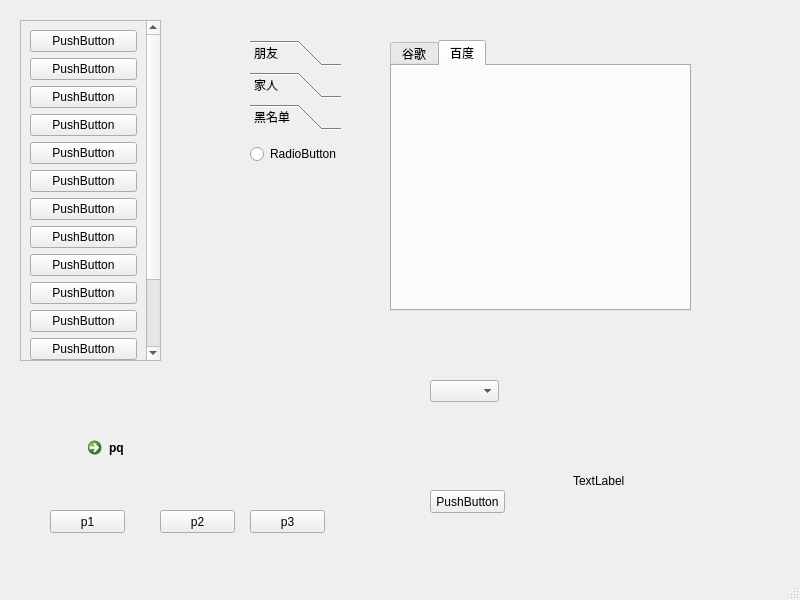
<?xml version="1.0" encoding="UTF-8"?>
<ui version="4.0">
 <class>MainWindow</class>
 <widget class="QMainWindow" name="MainWindow">
  <property name="geometry">
   <rect>
    <x>0</x>
    <y>0</y>
    <width>800</width>
    <height>600</height>
   </rect>
  </property>
  <property name="windowTitle">
   <string>MainWindow</string>
  </property>
  <widget class="QWidget" name="centralwidget">
   <widget class="QScrollArea" name="scrollArea">
    <property name="geometry">
     <rect>
      <x>20</x>
      <y>20</y>
      <width>141</width>
      <height>341</height>
     </rect>
    </property>
    <property name="widgetResizable">
     <bool>true</bool>
    </property>
    <widget class="QWidget" name="scrollAreaWidgetContents">
     <property name="geometry">
      <rect>
       <x>0</x>
       <y>0</y>
       <width>122</width>
       <height>447</height>
      </rect>
     </property>
     <layout class="QVBoxLayout" name="verticalLayout">
      <item>
       <widget class="QPushButton" name="pushButton">
        <property name="text">
         <string>PushButton</string>
        </property>
       </widget>
      </item>
      <item>
       <widget class="QPushButton" name="pushButton_6">
        <property name="text">
         <string>PushButton</string>
        </property>
       </widget>
      </item>
      <item>
       <widget class="QPushButton" name="pushButton_4">
        <property name="text">
         <string>PushButton</string>
        </property>
       </widget>
      </item>
      <item>
       <widget class="QPushButton" name="pushButton_5">
        <property name="text">
         <string>PushButton</string>
        </property>
       </widget>
      </item>
      <item>
       <widget class="QPushButton" name="pushButton_11">
        <property name="text">
         <string>PushButton</string>
        </property>
       </widget>
      </item>
      <item>
       <widget class="QPushButton" name="pushButton_14">
        <property name="text">
         <string>PushButton</string>
        </property>
       </widget>
      </item>
      <item>
       <widget class="QPushButton" name="pushButton_12">
        <property name="text">
         <string>PushButton</string>
        </property>
       </widget>
      </item>
      <item>
       <widget class="QPushButton" name="pushButton_13">
        <property name="text">
         <string>PushButton</string>
        </property>
       </widget>
      </item>
      <item>
       <widget class="QPushButton" name="pushButton_15">
        <property name="text">
         <string>PushButton</string>
        </property>
       </widget>
      </item>
      <item>
       <widget class="QPushButton" name="pushButton_10">
        <property name="text">
         <string>PushButton</string>
        </property>
       </widget>
      </item>
      <item>
       <widget class="QPushButton" name="pushButton_9">
        <property name="text">
         <string>PushButton</string>
        </property>
       </widget>
      </item>
      <item>
       <widget class="QPushButton" name="pushButton_8">
        <property name="text">
         <string>PushButton</string>
        </property>
       </widget>
      </item>
      <item>
       <widget class="QPushButton" name="pushButton_7">
        <property name="text">
         <string>PushButton</string>
        </property>
       </widget>
      </item>
      <item>
       <widget class="QPushButton" name="pushButton_3">
        <property name="text">
         <string>PushButton</string>
        </property>
       </widget>
      </item>
      <item>
       <widget class="QPushButton" name="pushButton_2">
        <property name="text">
         <string>PushButton</string>
        </property>
       </widget>
      </item>
     </layout>
    </widget>
   </widget>
   <widget class="QToolBox" name="toolBox">
    <property name="geometry">
     <rect>
      <x>250</x>
      <y>40</y>
      <width>91</width>
      <height>251</height>
     </rect>
    </property>
    <property name="currentIndex">
     <number>2</number>
    </property>
    <widget class="QWidget" name="page">
     <property name="geometry">
      <rect>
       <x>0</x>
       <y>0</y>
       <width>91</width>
       <height>173</height>
      </rect>
     </property>
     <attribute name="label">
      <string>朋友</string>
     </attribute>
     <widget class="QPushButton" name="pushButton_16">
      <property name="geometry">
       <rect>
        <x>0</x>
        <y>10</y>
        <width>75</width>
        <height>23</height>
       </rect>
      </property>
      <property name="text">
       <string>PushButton</string>
      </property>
     </widget>
    </widget>
    <widget class="QWidget" name="page_2">
     <property name="geometry">
      <rect>
       <x>0</x>
       <y>0</y>
       <width>91</width>
       <height>173</height>
      </rect>
     </property>
     <attribute name="label">
      <string>家人</string>
     </attribute>
     <widget class="QToolButton" name="toolButton">
      <property name="geometry">
       <rect>
        <x>10</x>
        <y>10</y>
        <width>37</width>
        <height>18</height>
       </rect>
      </property>
      <property name="text">
       <string>...</string>
      </property>
     </widget>
    </widget>
    <widget class="QWidget" name="page_3">
     <attribute name="label">
      <string>黑名单</string>
     </attribute>
     <widget class="QRadioButton" name="radioButton">
      <property name="geometry">
       <rect>
        <x>0</x>
        <y>10</y>
        <width>89</width>
        <height>16</height>
       </rect>
      </property>
      <property name="text">
       <string>RadioButton</string>
      </property>
     </widget>
    </widget>
   </widget>
   <widget class="QTabWidget" name="tabWidget">
    <property name="geometry">
     <rect>
      <x>390</x>
      <y>40</y>
      <width>301</width>
      <height>271</height>
     </rect>
    </property>
    <property name="currentIndex">
     <number>1</number>
    </property>
    <widget class="QWidget" name="tab">
     <attribute name="title">
      <string>谷歌</string>
     </attribute>
    </widget>
    <widget class="QWidget" name="tab_2">
     <attribute name="title">
      <string>百度</string>
     </attribute>
    </widget>
   </widget>
   <widget class="QStackedWidget" name="stackedWidget">
    <property name="geometry">
     <rect>
      <x>60</x>
      <y>370</y>
      <width>271</width>
      <height>111</height>
     </rect>
    </property>
    <property name="currentIndex">
     <number>0</number>
    </property>
    <widget class="QWidget" name="page_4">
     <widget class="QCommandLinkButton" name="commandLinkButton">
      <property name="geometry">
       <rect>
        <x>20</x>
        <y>60</y>
        <width>172</width>
        <height>41</height>
       </rect>
      </property>
      <property name="text">
       <string>pq</string>
      </property>
     </widget>
    </widget>
    <widget class="QWidget" name="page_6">
     <widget class="QRadioButton" name="radioButton_2">
      <property name="geometry">
       <rect>
        <x>30</x>
        <y>30</y>
        <width>89</width>
        <height>16</height>
       </rect>
      </property>
      <property name="text">
       <string>RadioButton</string>
      </property>
     </widget>
    </widget>
    <widget class="QWidget" name="page_5">
     <widget class="QCheckBox" name="checkBox">
      <property name="geometry">
       <rect>
        <x>9</x>
        <y>9</y>
        <width>71</width>
        <height>16</height>
       </rect>
      </property>
      <property name="text">
       <string>CheckBox</string>
      </property>
     </widget>
    </widget>
   </widget>
   <widget class="QPushButton" name="pushButton_18">
    <property name="geometry">
     <rect>
      <x>50</x>
      <y>510</y>
      <width>75</width>
      <height>23</height>
     </rect>
    </property>
    <property name="text">
     <string>p1</string>
    </property>
   </widget>
   <widget class="QPushButton" name="pushButton_19">
    <property name="geometry">
     <rect>
      <x>160</x>
      <y>510</y>
      <width>75</width>
      <height>23</height>
     </rect>
    </property>
    <property name="text">
     <string>p2</string>
    </property>
   </widget>
   <widget class="QPushButton" name="pushButton_20">
    <property name="geometry">
     <rect>
      <x>250</x>
      <y>510</y>
      <width>75</width>
      <height>23</height>
     </rect>
    </property>
    <property name="text">
     <string>p3</string>
    </property>
   </widget>
   <widget class="QComboBox" name="comboBox">
    <property name="geometry">
     <rect>
      <x>430</x>
      <y>380</y>
      <width>69</width>
      <height>22</height>
     </rect>
    </property>
   </widget>
   <widget class="QPushButton" name="pushButton_17">
    <property name="geometry">
     <rect>
      <x>430</x>
      <y>490</y>
      <width>75</width>
      <height>23</height>
     </rect>
    </property>
    <property name="text">
     <string>PushButton</string>
    </property>
   </widget>
   <widget class="QLabel" name="label">
    <property name="geometry">
     <rect>
      <x>573</x>
      <y>440</y>
      <width>111</width>
      <height>81</height>
     </rect>
    </property>
    <property name="text">
     <string>TextLabel</string>
    </property>
    <property name="scaledContents">
     <bool>true</bool>
    </property>
   </widget>
  </widget>
  <widget class="QMenuBar" name="menubar">
   <property name="geometry">
    <rect>
     <x>0</x>
     <y>0</y>
     <width>800</width>
     <height>23</height>
    </rect>
   </property>
  </widget>
  <widget class="QStatusBar" name="statusbar"/>
 </widget>
 <resources/>
 <connections/>
</ui>
